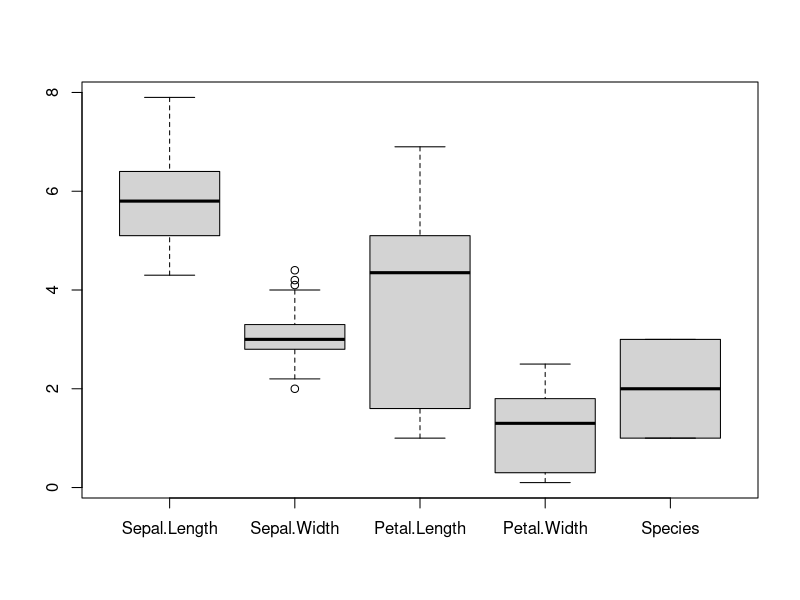
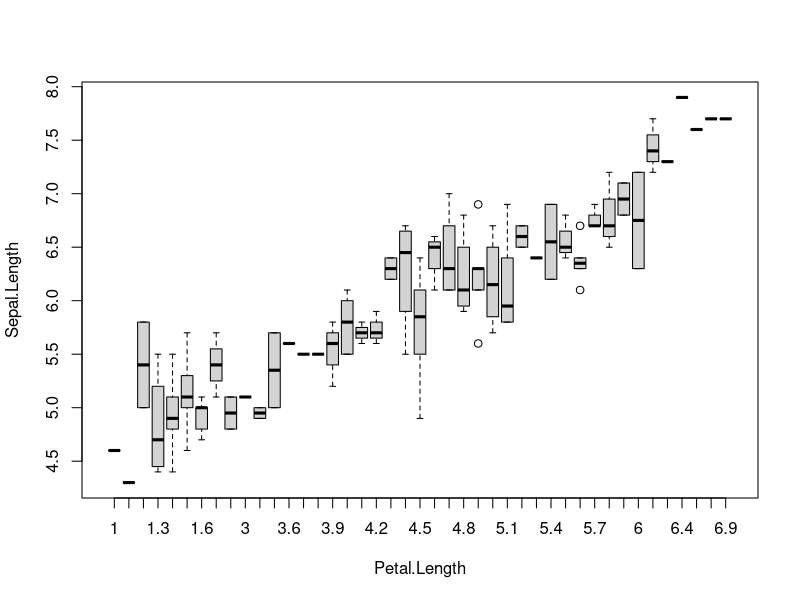
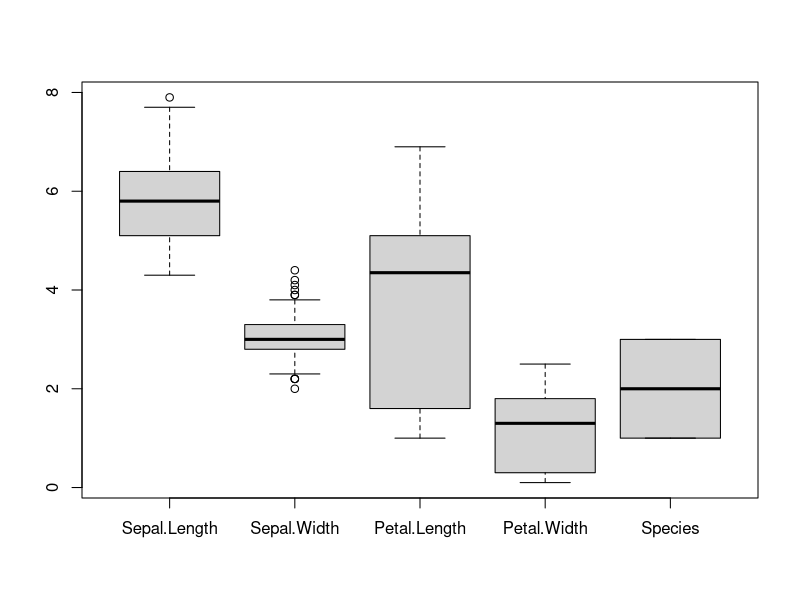
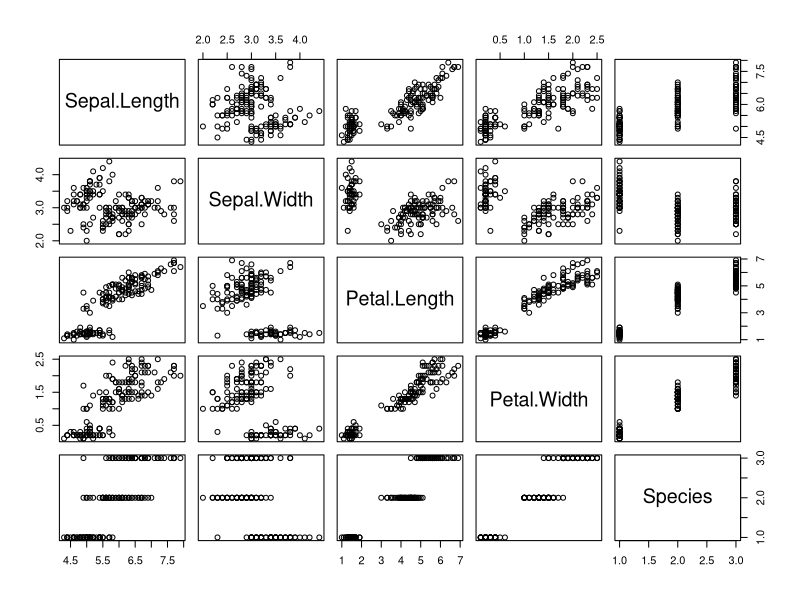
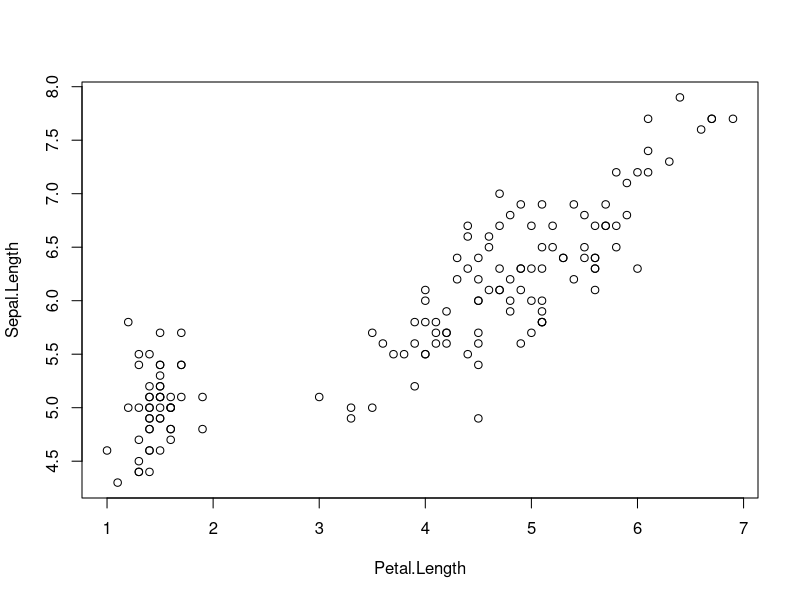

The R script that drew these images, in order: (Note: this script raises an error after producing the figures.)
###############################################################################
#Charts
##Boxplot
help("boxplot")
### By data
boxplot(iris)
### By formula
boxplot(Sepal.Length ~ Petal.Length,iris)

### Quartile --> Use range
boxplot(iris, range = 1)

##Plot
help("plot")
### By data
plot(iris)
### By formula
plot(Sepal.Length ~ Petal.Length, data=iris)


##Barplot
jdjdjds

##Histogram

##Pie

##Save a chart

##Ggplot

##Maps

##Highcharter


